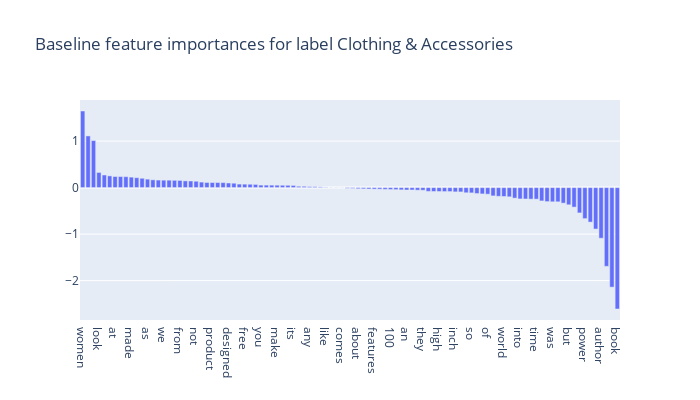

Notebook cell for this chart:
### Code cell
vis.show_lr_feature_importance(lr, 1, count_vectorizer)

### Figure 1 — Plotly figure (JSON) as saved in the notebook; plotly's stock layout.template omitted (floating-point values rounded to 4 significant figures)
{"data": [{"type": "bar", "x": ["women", "cotton", "men", "look", "be", "this", "at", "soft", "long", "made", "your", "size", "as", "these", "his", "we", "style", "perfect", "from", "set", "will", "not", "most", "one", "product", "best", "which", "designed", "black", "has", "free", "material", "by", "you", "been", "if", "make", "white", "no", "its", "up", "light", "any", "out", "in", "like", "it", "quality", "comes", "our", "all", "about", "design", "have", "features", "color", "new", "100", "use", "are", "an", "with", "more", "they", "well", "is", "high", "or", "for", "inch", "used", "when", "so", "10", "their", "of", "on", "easy", "world", "also", "water", "into", "can", "and", "time", "other", "the", "was", "that", "steel", "but", "to", "life", "power", "he", "home", "author", "usb", "table", "book"], "y": [1.647, 1.111, 1.011, 0.3258, 0.2714, 0.2517, 0.2385, 0.2376, 0.2352, 0.2251, 0.213, 0.2007, 0.182, 0.1673, 0.162, 0.1599, 0.1598, 0.1567, 0.1545, 0.1444, 0.142, 0.137, 0.1185, 0.1098, 0.1092, 0.1089, 0.1073, 0.09915, 0.09454, 0.07561, 0.07423, 0.0722, 0.06858, 0.05386, 0.05329, 0.0531, 0.052, 0.05061, 0.04955, 0.04615, 0.02882, 0.02808, 0.02184, 0.0206, 0.01504, 0.006932, -0.001187, -0.001409, -0.001466, -0.01475, -0.01803, -0.02487, -0.02698, -0.02989, -0.03248, -0.0336, -0.03769, -0.0413, -0.04362, -0.04861, -0.0515, -0.05189, -0.05583, -0.05715, -0.08153, -0.08321, -0.08435, -0.08548, -0.08571, -0.09198, -0.09325, -0.1115, -0.1139, -0.1283, -0.1359, -0.1414, -0.1785, -0.1869, -0.1915, -0.1984, -0.2266, -0.2439, -0.2447, -0.2483, -0.2485, -0.2866, -0.3014, -0.3054, -0.3062, -0.3345, -0.3699, -0.4196, -0.5442, -0.6671, -0.7418, -0.8912, -1.089, -1.693, -2.14, -2.61]}], "layout": {"height": 400, "title": {"text": "Baseline feature importances for label Clothing & Accessories"}, "width": 700}}
